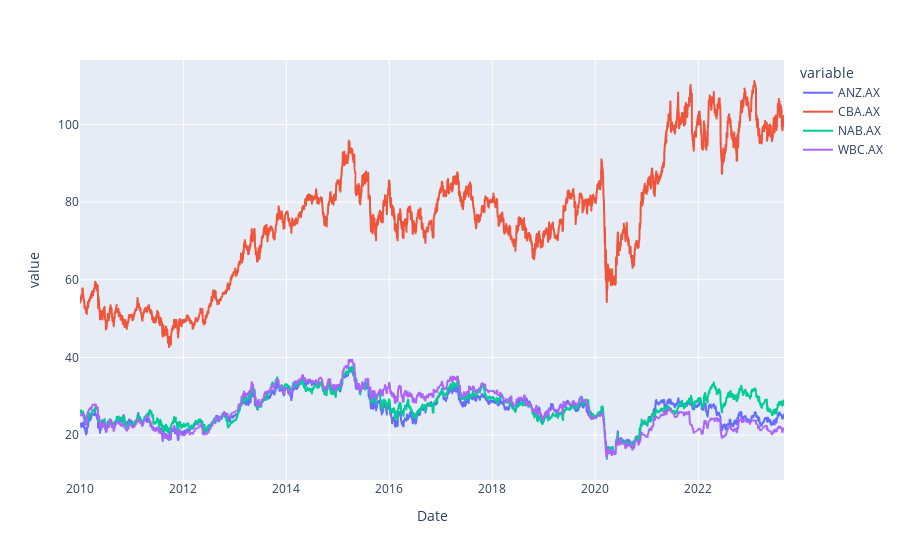

The cell this chart's notebook holds for it:
### Code cell
close.plot()

### Figure 1 — Plotly figure (JSON) as saved in the notebook; plotly's stock layout.template omitted (floating-point values rounded to 4 significant figures; data arrays with more than 128 entries replaced by an {"elided": "..."} marker saying what was removed)
{"data": [{"hovertemplate": "variable=ANZ.AX<br>Date=%{x}<br>value=%{y}<extra></extra>", "legendgroup": "ANZ.AX", "line": {"color": "#636efa", "dash": "solid"}, "marker": {"symbol": "circle"}, "mode": "lines", "name": "ANZ.AX", "showlegend": true, "type": "scattergl", "x": {"elided": "3458 str values"}, "xaxis": "x", "y": {"elided": "3458 float values"}, "yaxis": "y"}, {"hovertemplate": "variable=CBA.AX<br>Date=%{x}<br>value=%{y}<extra></extra>", "legendgroup": "CBA.AX", "line": {"color": "#EF553B", "dash": "solid"}, "marker": {"symbol": "circle"}, "mode": "lines", "name": "CBA.AX", "showlegend": true, "type": "scattergl", "x": {"elided": "3458 str values"}, "xaxis": "x", "y": {"elided": "3458 float values"}, "yaxis": "y"}, {"hovertemplate": "variable=NAB.AX<br>Date=%{x}<br>value=%{y}<extra></extra>", "legendgroup": "NAB.AX", "line": {"color": "#00cc96", "dash": "solid"}, "marker": {"symbol": "circle"}, "mode": "lines", "name": "NAB.AX", "showlegend": true, "type": "scattergl", "x": {"elided": "3458 str values"}, "xaxis": "x", "y": {"elided": "3458 float values"}, "yaxis": "y"}, {"hovertemplate": "variable=WBC.AX<br>Date=%{x}<br>value=%{y}<extra></extra>", "legendgroup": "WBC.AX", "line": {"color": "#ab63fa", "dash": "solid"}, "marker": {"symbol": "circle"}, "mode": "lines", "name": "WBC.AX", "showlegend": true, "type": "scattergl", "x": {"elided": "3458 str values"}, "xaxis": "x", "y": {"elided": "3458 float values"}, "yaxis": "y"}], "layout": {"legend": {"title": {"text": "variable"}, "tracegroupgap": 0}, "margin": {"t": 60}, "xaxis": {"anchor": "y", "domain": [0, 1], "title": {"text": "Date"}}, "yaxis": {"anchor": "x", "domain": [0, 1], "title": {"text": "value"}}}}
